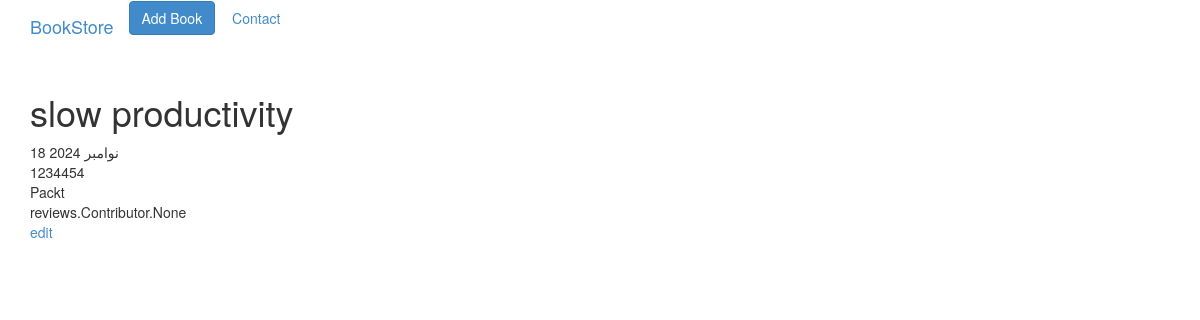
The app's page /reviews/book/1/ with its own data.
### reviews/models.py (models this page shows, shortened)
class Book(models.Model):
    PUBLICATION_STATUS = (("published", "published"), ("unpublished", "unpublished"))
    title = models.CharField(max_length=70)
    publication_date = models.DateField()
    isbn = models.CharField(max_length=20)
    publisher = models.ForeignKey(Publisher, on_delete=models.CASCADE)
    contributors = models.ManyToManyField(Contributor, through="BookContributor")
    status = models.CharField(
        max_length=100, choices=PUBLICATION_STATUS, default="unpublished"
    )

class Publisher(models.Model):
    name = models.CharField(max_length=50, help_text="The name of the publisher")
    website = models.URLField(help_text="The publisher's webite")
    email = models.EmailField(help_text="The publisher's email address")
    def __str__(self):
        return self.name

### reviews/views.py (the view)
# urls.py: path("book/<int:id>/", views.book_detail, name="book_detail"),
def book_detail(request, id):
    details = get_object_or_404(Book, id=id)
    return render(request, "reviews/book_details.html", {"details": details})

### reviews/templates/reviews/book_details.html
{% extends "reviews/base.html" %}
{% block content %}
<h1>{{ details.title }}</h1>
<div>{{ details.publication_date }}</div>
<div>{{ details.isbn }}</div>
<div>{{ details.publisher }}</div>
<div>{{ details.contributors }}</div>
<a href="{% url 'reviews:edit_book' details.id %}">edit</a>
{% endblock content %}

### records on screen
Book: title "slow productivity", publication_date "18 نوامبر 2024", isbn "1234454", publisher "Packt", contributors "reviews.Contributor.None"
